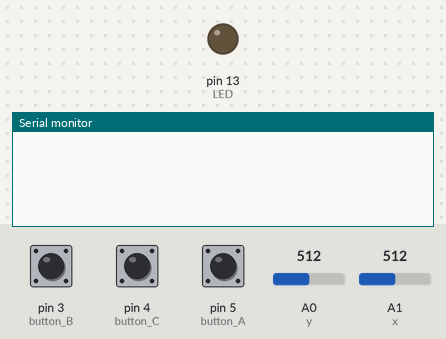
A sketch run on a simulated Arduino Uno, built with avr-gcc and run on an emulated ATmega328P. Shown: output pins drawn as LEDs (lit = HIGH), the last lines printed to the serial monitor. The test bench sets the inputs (shaded band); at power-on: A0 (y) = 512, A1 (x) = 512, pin 3 (button_B) HIGH, pin 4 (button_C) HIGH, pin 5 (button_A) HIGH.

Above: at 1.2 s.
1.3 s: A0 (y) set to 1010
At 2.5 s:
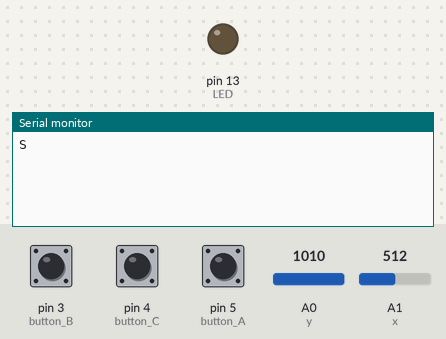
2.8 s: A1 (x) set to 1010
At 3.6 s:
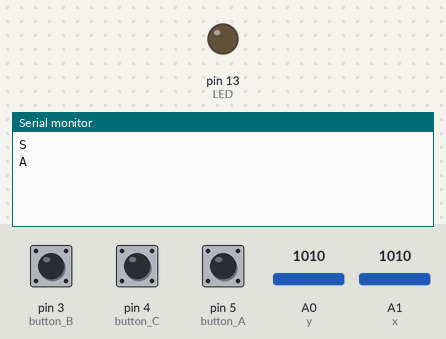
4.3 s: A0 (y) set to 10
At 4.8 s:
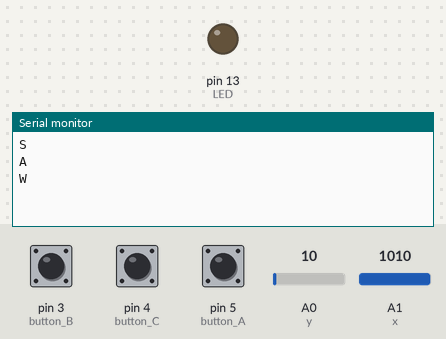
5.8 s: A1 (x) set to 10
At 7.1 s:
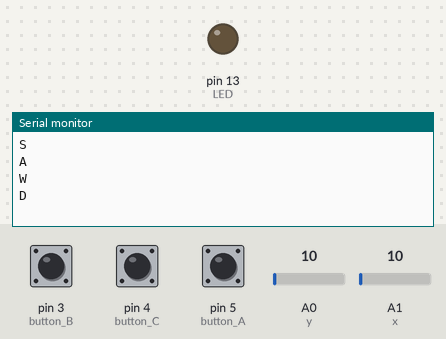

The sketch:

arduinoKeys.ino
```cpp
int x = 1;
int y = 0;
int button_A = 5;
int button_B = 3;
int button_C = 4;
int LED = 13;
bool izq, der, arr, aba;
bool boton[3];
bool rotar;
bool envia[7];

void setup()
{
  Serial.begin(9600);

  int i;
  for (i = 3; i <= 5; i++)
    pinMode(i, INPUT);

  for (int j = 0; j < 7; j++) {
    envia[j] = true;
  }
  for (int j = 0; j < 3; j++) {
    boton[j] = false;
  }
  pinMode(LED, OUTPUT);
}

void loop()
{
  int val;
  while (1)
  {
    val = analogRead(x); //Read Analog input
    //IZQUIERDA
    if (val > 1000) {
      izq = true;
    } else {
      izq = false;
    }
    //DERECHA
    if (val < 20)
      der = true;
    else {
      der = false;
    }

    if (izq && envia[0]) {
      Serial.println("A");
      //Keyboard.write(65);
      envia[0] = false;
    }
    if (der && envia[1]) {
      Serial.println("D");
      //Keyboard.write(68);
      envia[1] = false;
    }

    if (!izq && !envia[0])
      envia[0] = true;
    if (!der && !envia[1])
      envia[1] = true;


    val = analogRead(y);
    //ARRIBA
    if (val > 1000)
      aba = true;
    else
      aba = false;
    //ABAJO
    if (val < 20)
      arr = true;
    else
      arr = false;
    if (arr && envia[2]) {
      Serial.println("W");
      //Keyboard.write(87);
      envia[2] = false;
    }
    if (aba && envia[3]) {
      Serial.println("S");
//      Keyboard.write(83);
      envia[3] = false;
    }

    if (!arr && !envia[2])
      envia[2] = true;
    if (!aba && !envia[3])
      envia[3] = true;


    /////// BOTONES
    if (digitalRead(button_A) == 0) {
      boton[0] = true;
    } else {
      boton[0] = false;
    }
    if (digitalRead(button_B) == 0) {
      boton[1] = true;
    } else {
      boton[1] = false;
    }
    if (digitalRead(button_C) == 0) {
      boton[2] = true;
    } else {
      boton[2] = false;
    }

    if (boton[0] && envia[4]) //Check Button A
    {
      //Serial.println("1");
      envia[4] = false;
    }

    if (boton[1] && envia[5]) //Check Button B
    {
      //Serial.println("2");
      envia[5] = false;
    }
    if (boton[2] && envia[6]) //Check Button C
    {
      //Serial.println("3");
      rotar = true;
      envia[6] = false;
    }
    else {
      rotar = false;
    }
    for (int j = 0; j < 3; j++) {
      if (!boton[j] && !envia[j + 4]) {
        envia[j + 4] = true;
      }
    }
  }

  delay(100);
  /*
    // Send some message when I receive an 'A' or a 'Z'.
    switch (//Serial.read())
    {
      case 'A':
        //Serial.println("That's the first letter of the abecedarium.");
        break;
      case 'Z':
        //Serial.println("That's the last letter of the abecedarium.");
        break;
    }
  */
}
```

Measured:
- after the input at 1.3 s, the serial monitor: prints a new line at once (image 1)
- after the input at 2.8 s, the serial monitor: prints a new line at once (image 2)
- after the input at 4.3 s, the serial monitor: prints a new line at once (image 3)
- after the input at 5.8 s, the serial monitor: prints a new line at once (image 4)
